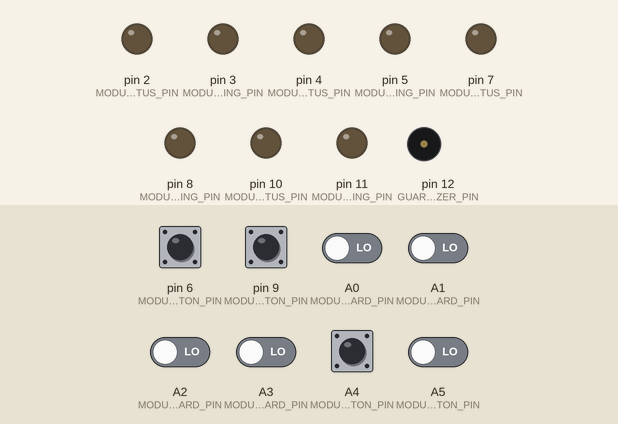
Recording of a sketch running on a simulated Arduino Uno, built with avr-gcc and run on an emulated ATmega328P. Parts: output pins drawn as LEDs (lit = HIGH), buzzer (waves = sounding). Dashed ring = blinking. The inputs (shaded band) are chosen by the test bench; at power-on: A0 (MODULE1_GUARD_PIN), A1 (MODULE2_GUARD_PIN), A2 (MODULE3_GUARD_PIN), A3 (MODULE4_GUARD_PIN), A4 (MODULE2_BUTTON_PIN), A5 (MODULE1_BUTTON_PIN), pin 6 (MODULE3_BUTTON_PIN), pin 9 (MODULE4_BUTTON_PIN) LOW. EEPROM starts erased.

Above: at 1.2 s.
1.3 s: pin 6 (MODULE3_BUTTON_PIN) pulled HIGH for 1 s
At 3.0 s:
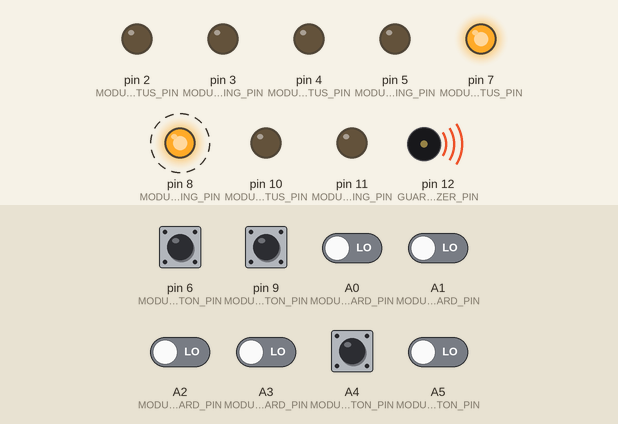
4.6 s: pin 6 (MODULE3_BUTTON_PIN) pulled HIGH for 0.15 s
7.7 s: pin 9 (MODULE4_BUTTON_PIN) pulled HIGH for 1 s
At 9.06 s:
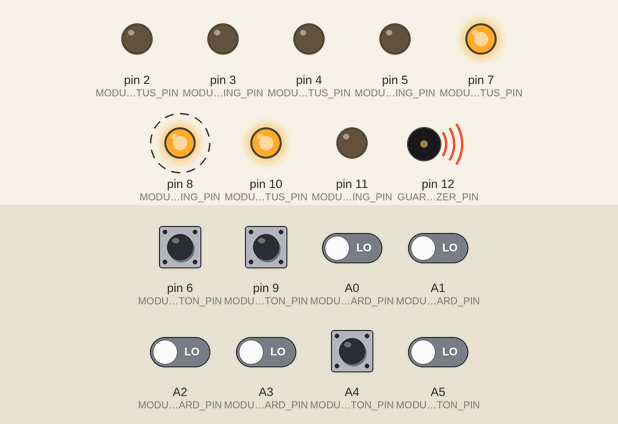
11.3 s: A2 (MODULE3_GUARD_PIN) driven HIGH
At 11.79 s:
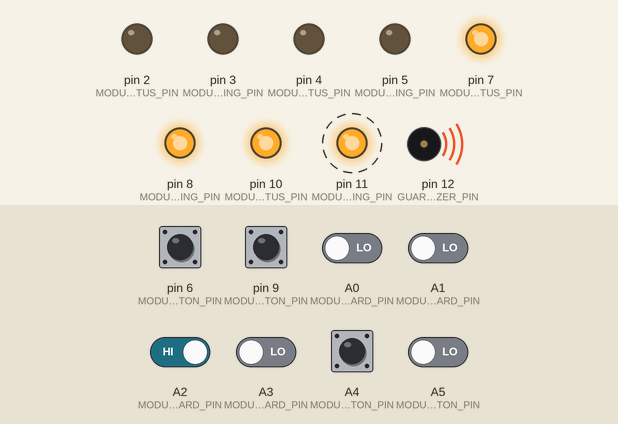
14.3 s: pin 9 (MODULE4_BUTTON_PIN) pulled HIGH for 0.15 s
17.3 s: A4 (MODULE2_BUTTON_PIN) pulled HIGH for 1 s
At 19.02 s:
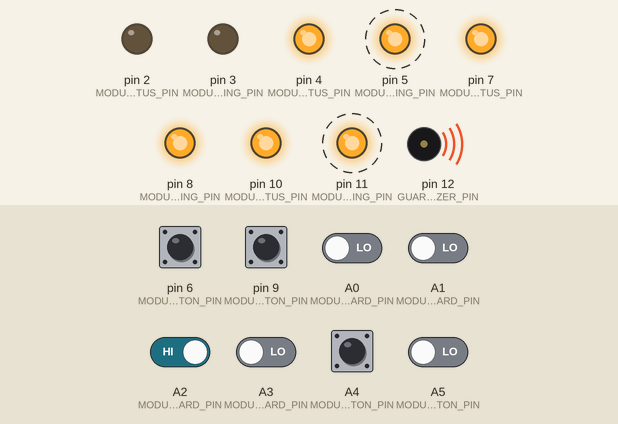
Timing chart, 0 to 21.4 s (numbered marks = the images above; inputs shaded):
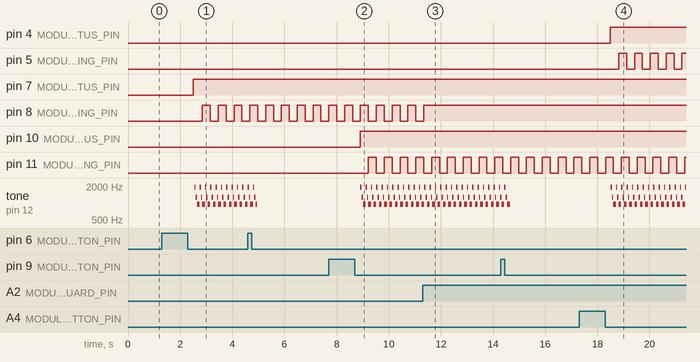

The sketch:

Guarder.ino
```cpp
#include "Guarder.h"
#include "Module.h"

const byte GUARDER_BUZZER_PIN = 12;

const byte MODULE1_GUARD_PIN = A0;
const byte MODULE1_BUTTON_PIN = A5;
const byte MODULE1_STATUS_PIN = 2;
const byte MODULE1_WARNING_PIN = 3;

const byte MODULE2_GUARD_PIN = A1;
const byte MODULE2_BUTTON_PIN = A4;
const byte MODULE2_STATUS_PIN = 4;
const byte MODULE2_WARNING_PIN = 5;

const byte MODULE3_GUARD_PIN = A2;
const byte MODULE3_BUTTON_PIN = 6;
const byte MODULE3_STATUS_PIN = 7;
const byte MODULE3_WARNING_PIN = 8;

const byte MODULE4_GUARD_PIN = A3;
const byte MODULE4_BUTTON_PIN = 9;
const byte MODULE4_STATUS_PIN = 10;
const byte MODULE4_WARNING_PIN = 11;

Guarder guarder(GUARDER_BUZZER_PIN, 4, new Module[4] {
	Module(
		MODULE1_GUARD_PIN,
		MODULE1_BUTTON_PIN,
		MODULE1_STATUS_PIN,
		MODULE1_WARNING_PIN),

	Module(
		MODULE2_GUARD_PIN,
		MODULE2_BUTTON_PIN,
		MODULE2_STATUS_PIN,
		MODULE2_WARNING_PIN),

	Module(
		MODULE3_GUARD_PIN,
		MODULE3_BUTTON_PIN,
		MODULE3_STATUS_PIN,
		MODULE3_WARNING_PIN),

	Module(
		MODULE4_GUARD_PIN,
		MODULE4_BUTTON_PIN,
		MODULE4_STATUS_PIN,
		MODULE4_WARNING_PIN)
});

void setup() {
	guarder.setup();
}

void loop() {
	guarder.loop();
}
```

Guarder.cpp
```cpp
#include "Guarder.h"
#include <EEPROM.h>

Guarder::Guarder(byte buzzerPin, byte modulesCount, Module modules[], unsigned long eepromStart) :
	buzzerPin(buzzerPin),
	modulesCount(modulesCount),
	modules(modules),
	eepromStart(eepromStart),
	lastUpdate(0) {

}

void Guarder::setup() {
	pinMode(buzzerPin, OUTPUT);

	for (byte i = 0; i < modulesCount; ++i) {
		auto module = modules[i];

		pinMode(module.guardPin, INPUT);
		pinMode(module.buttonPin, INPUT);
		pinMode(module.statusPin, OUTPUT);
		pinMode(module.warningPin, OUTPUT);
	}

	{ // Load state from EEPROM
		unsigned long address = 0;
		unsigned long sum = 0x34;
		for (byte i = 0; i < modulesCount; ++i) {
			auto &module = modules[i];
			EEPROM.get(address, module.data);
			sum += module.data.on * 4 + module.data.wasOpened * 3 + module.data.wasClosed * 8 + module.data.warningLight * 2 + (unsigned long)module.data.status;
			address += sizeof(ModuleData);

			module.data.wasOpened = false;
			module.data.wasClosed = false;
		}

		unsigned long esum;
		EEPROM.get(address, esum);
		if (sum != esum) {
			for (byte i = 0; i < modulesCount; ++i) {
				auto &module = modules[i];
				memset(&module.data, 0, sizeof(ModuleData));
			}

			update = true; // Save normal data to EEPROM
		}
	}
}

void Guarder::loop() {
	unsigned long time = millis();
	bool buzzing = false;

	update = false;

	bool updateNow = false;

	if ((time - lastUpdate) > 100) {
		lastUpdate = time;
		updateNow = true;
	}

	for (byte i = 0; i < modulesCount; ++i) {
		auto &module = modules[i];

		auto buttonStatus = digitalRead(module.buttonPin) == HIGH;

		if (buttonStatus) {
			if (module.lastButtonClick == 0) {
				module.lastButtonClick = time;
			}
		} else {
			if (module.lastButtonClick != 0) {
				unsigned long clickTime = time - module.lastButtonClick;
				module.lastButtonClick = 0;

				if (clickTime > 50) {
					if (module.lastButtonUp == 0) {
						module.clickTime = clickTime;
						module.lastButtonUp = time;
					} else {
						onButtonClick(module, 0, true);
						module.lastButtonUp = 0;
					}
				}
			}

			if ((module.lastButtonUp != 0) && (time - module.lastButtonUp > 200)) {
				onButtonClick(module, module.clickTime, false);

				module.lastButtonUp = 0;
			}
		}

		if (updateNow) {
			bool moduleStatus = digitalRead(module.guardPin) == HIGH;

			if (!moduleStatus) {
				module.data.wasClosed = true;
			}

			if ((module.data.status == ModuleData::ModuleStatus::Delayed) ||
				(module.data.status == ModuleData::ModuleStatus::Delayed2)) {
				if (module.lastWarningLight == 0) {
					module.lastWarningLight = time;

					digitalWrite(module.statusPin, LOW);
				} else if (time - module.lastWarningLight > 500) {
					module.data.warningLight = !module.data.warningLight;
					module.lastWarningLight = time;

					digitalWrite(module.statusPin, (module.data.warningLight) ? (HIGH) : (LOW));
				}

				if ((moduleStatus) && (module.data.status == ModuleData::ModuleStatus::Delayed2)) {
					module.data.status = ModuleData::ModuleStatus::Idle;
				} else if ((!moduleStatus) && (module.data.status == ModuleData::ModuleStatus::Delayed)) {
					module.data.status = ModuleData::ModuleStatus::Delayed2;
				}
			} else {
				digitalWrite(module.statusPin, (module.data.on) ? (HIGH) : (LOW));

				if (moduleStatus) { // Door closed
					module.lastWarningLight = 0;

					if (module.data.status == ModuleData::ModuleStatus::WithoutWarning) {
						module.data.status = ModuleData::ModuleStatus::Idle;
					}

					digitalWrite(module.warningPin, (module.data.wasOpened) ? (HIGH) : (LOW));
				} else { // Door opened
					if (module.data.on) {
						if (module.lastWarningLight == 0) {
							module.lastWarningLight = time;

							digitalWrite(module.warningPin, LOW);
						} else if (time - module.lastWarningLight > 250) {
							module.data.warningLight = !module.data.warningLight;
							module.lastWarningLight = time;

							digitalWrite(module.warningPin, (module.data.warningLight) ? (HIGH) : (LOW));
						}

						if (module.data.status != ModuleData::ModuleStatus::WithoutWarning) {
							module.data.status = ModuleData::ModuleStatus::Warning;
						}

						module.data.wasOpened = true;
					} else if ((module.data.wasClosed) && (module.data.wasOpened)) {
						digitalWrite(module.statusPin, LOW);
						digitalWrite(module.warningPin, HIGH);

						module.data.wasOpened = true;
					}
				}
			}
		}

		if ((module.data.on) && (module.data.status == ModuleData::ModuleStatus::Warning)) {
			buzzing = true;
		}
	}

	if (buzzing) {
		if ((time - lastBuzz) > 50) {
			playBuzzer();

			lastBuzz = time;
		}
	} else {
		buzzPosition = 0;

		noTone(buzzerPin);
	}

	if (update) { // Save state to EEPROM
		unsigned long address = 0;
		unsigned long sum = 0x34;
		for (byte i = 0; i < modulesCount; ++i) {
			auto &module = modules[i];
			EEPROM.put(address, module.data);
			sum += module.data.on * 4 + module.data.wasOpened * 3 + module.data.wasClosed * 8 + module.data.warningLight * 2 + (unsigned long)module.data.status;
			address += sizeof(ModuleData);
		}

		EEPROM.put(address, sum);
	}
}

void Guarder::onButtonClick(Module &module, unsigned long clickTime, bool isDouble) {
	if (isDouble) {
		if (module.data.on) {
			module.data.status = ModuleData::ModuleStatus::Delayed;
		}
	} else {
		if ((clickTime > 50) && (clickTime <= 500)) {
			if (module.data.on) {
				module.data.status = ModuleData::ModuleStatus::WithoutWarning;
				module.data.wasOpened = false;
			}
		} else if ((clickTime > 500) && (clickTime <= 2500)) {
			if (module.data.on) {
				module.data.on = false;

				digitalWrite(module.statusPin, LOW);
				digitalWrite(module.warningPin, LOW);
				module.lastWarningLight = 0;
				module.data.warningLight = false;
				module.data.wasOpened = false;
				module.lastButtonClick = 0;
			} else {
				digitalWrite(module.statusPin, HIGH);

				module.data.on = true;
			}

			update = true;
		}
	}
}

void Guarder::playBuzzer() {
	char notes[] = "c2g2C2C2";
	int length = sizeof(notes) / sizeof(notes[0]) / 2;

	auto note = notes[buzzPosition * 2];
	auto beat = (int)(notes[buzzPosition * 2 + 1] - '0');

	char names[] = { 'c', 'd', 'e', 'f', 'g', 'a', 'b', 'C' };
	int tones[] = { 1915, 1700, 1519, 1432, 1275, 1136, 1014, 956 };

	for (int i = 0; i < 8; i++) {
		if (names[i] == note) {
			tone(buzzerPin, tones[i], 1000 / beat);
			break;
		}
	}

	buzzPosition = (buzzPosition + 1) % length;
}
```

Guarder.h
```cpp
#ifndef GUARDER_H
#define GUARDER_H

#include <Arduino.h>
#include "Module.h"

class Guarder {
private:
	const byte buzzerPin;
	const byte modulesCount;
	Module *modules;
	const unsigned long eepromStart;

	unsigned long lastUpdate;
	bool update;

	byte buzzPosition;
	unsigned long lastBuzz;
public:
	Guarder(byte buzzerPin, byte modulesCount, Module modules[], unsigned long eepromStart = 0);

	void setup();
	void loop();

	void onButtonClick(Module &module, unsigned long clickTime, bool isDouble);
	void playBuzzer();
};

#endif
```

Module.cpp
```cpp
#include "Module.h"

Module::Module(byte guardPin, byte buttonPin, byte statusPin, byte warningPin) :
	guardPin(guardPin),
	buttonPin(buttonPin),
	statusPin(statusPin),
	warningPin(warningPin),
	data(),
	lastWarningLight(0),
	lastButtonClick(0),
	lastButtonUp(0),
	clickTime(0) {}
```

Module.h
```cpp
#ifndef MODULE_H
#define MODULE_H

#include "ModuleData.h"
#include <Arduino.h>

class Module {
public:
	const byte guardPin;
	const byte buttonPin;
	const byte statusPin;
	const byte warningPin;

	ModuleData data;

	unsigned long lastWarningLight;

	unsigned long lastButtonClick;
	unsigned long lastButtonUp;
	unsigned long clickTime;


	Module(byte guardPin, byte buttonPin, byte statusPin, byte warningPin);
};

#endif
```

ModuleData.h
```cpp
#ifndef MODULEDATA_H
#define MODULEDATA_H

/**
 * ModuleData is class that stores saveable module data.
 */
struct ModuleData {
	enum class ModuleStatus { Idle = 0, Warning, WithoutWarning, Delayed, Delayed2 };

	bool on : 1;
	bool wasOpened : 1;
	bool wasClosed : 1;
	bool warningLight : 1;
	ModuleStatus status;

	inline ModuleData() :
		on(false),
		wasOpened(false),
		wasClosed(false),
		warningLight(false),
		status(ModuleStatus::Idle) {}
};

#endif
```

Measured:
- after the input at 1.3 s, pin 7 (MODULE3_STATUS_PIN): LOW → HIGH after 1.2 s; pin 8 (MODULE3_WARNING_PIN): alternates HIGH for 0.30 s and LOW for 0.30 s, starting after 1.6 s; tone on pin 12 (GUARDER_BUZZER_PIN): silent → 1915 Hz after 1.3 s, then repeats every 0.20 s: 1275 Hz 0.05 s, 956 Hz 0.10 s, 1915 Hz 0.05 s
- after the input at 7.7 s, pin 10 (MODULE4_STATUS_PIN): LOW → HIGH after 1.2 s; pin 11 (MODULE4_WARNING_PIN): alternates HIGH for 0.30 s and LOW for 0.30 s, starting after 1.5 s; tone on pin 12 (GUARDER_BUZZER_PIN): silent → 1915 Hz after 1.2 s, then repeats every 0.20 s: 1275 Hz 0.05 s, 956 Hz 0.10 s, 1915 Hz 0.05 s
- after the input at 11.3 s, pin 8 (MODULE3_WARNING_PIN): goes on until 11.3 s, then stays HIGH
- after the input at 17.3 s, pin 4 (MODULE2_STATUS_PIN): LOW → HIGH after 1.2 s; pin 5 (MODULE2_WARNING_PIN): alternates HIGH for 0.30 s and LOW for 0.30 s, starting after 1.5 s; tone on pin 12 (GUARDER_BUZZER_PIN): silent → 1915 Hz after 1.2 s, then repeats every 0.20 s: 1275 Hz 0.05 s, 956 Hz 0.10 s, 1915 Hz 0.05 s
